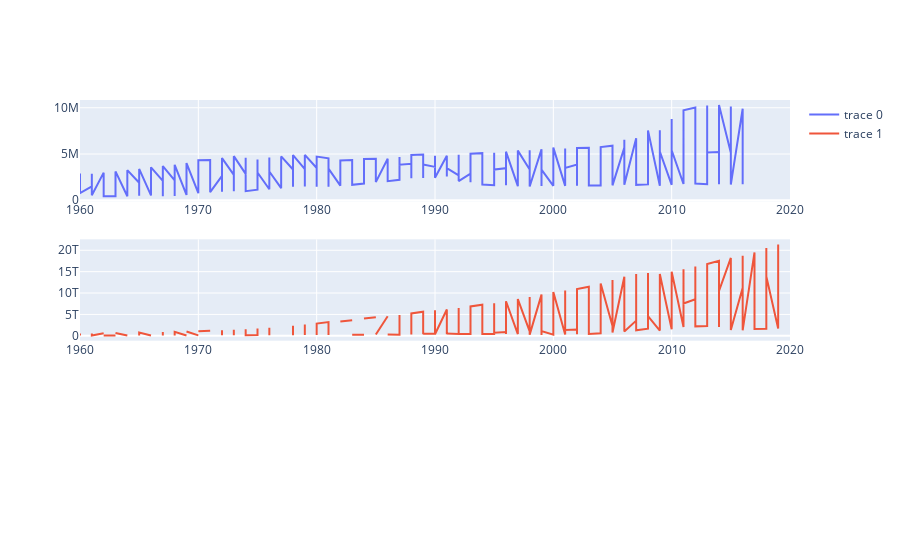

The notebook cell this image was saved under:
### Markdown cell above
## How is CO2 emissions related with GDP and poverty:

### Code cell
fig = make_subplots(rows=3, cols=1)


temp_df = data_frame = time_series_df.loc[
    lambda x: x["Country"].isin(get_top_n_countries(n=3, by="co2 emissions"))
]

fig.add_trace(go.Scatter(x=temp_df["Year"], y=temp_df["co2 emissions"]), row=1, col=1)

# fig.add_trace(go.Scatter(x=[1, 2, 3], y=[10, 20, 30]), row=2, col=1)
fig.add_trace(go.Scatter(x=temp_df["Year"], y=temp_df["GDP"]), row=2, col=1)

fig.show()

### Figure 1 — Plotly figure (JSON) as saved in the notebook; plotly's stock layout.template omitted (floating-point values rounded to 4 significant figures; data arrays with more than 128 entries replaced by an {"elided": "..."} marker saying what was removed)
{"data": [{"type": "scatter", "x": {"elided": "183 int values"}, "xaxis": "x", "y": {"elided": "183 float values"}, "yaxis": "y"}, {"type": "scatter", "x": {"elided": "183 int values"}, "xaxis": "x2", "y": {"elided": "183 float values"}, "yaxis": "y2"}], "layout": {"autosize": true, "xaxis": {"anchor": "y", "autorange": true, "domain": [0, 1], "range": [1960, 2020], "type": "linear"}, "xaxis2": {"anchor": "y2", "autorange": true, "domain": [0, 1], "range": [1960, 2020], "type": "linear"}, "xaxis3": {"anchor": "y3", "domain": [0, 1]}, "yaxis": {"anchor": "x", "autorange": true, "domain": [0.7333, 1], "range": [-114500.0, 10840000.0], "type": "linear"}, "yaxis2": {"anchor": "x2", "autorange": true, "domain": [0.3667, 0.6333], "range": [-1138000000000.0, 22560000000000.0], "type": "linear"}, "yaxis3": {"anchor": "x3", "domain": [0, 0.2667]}}}
